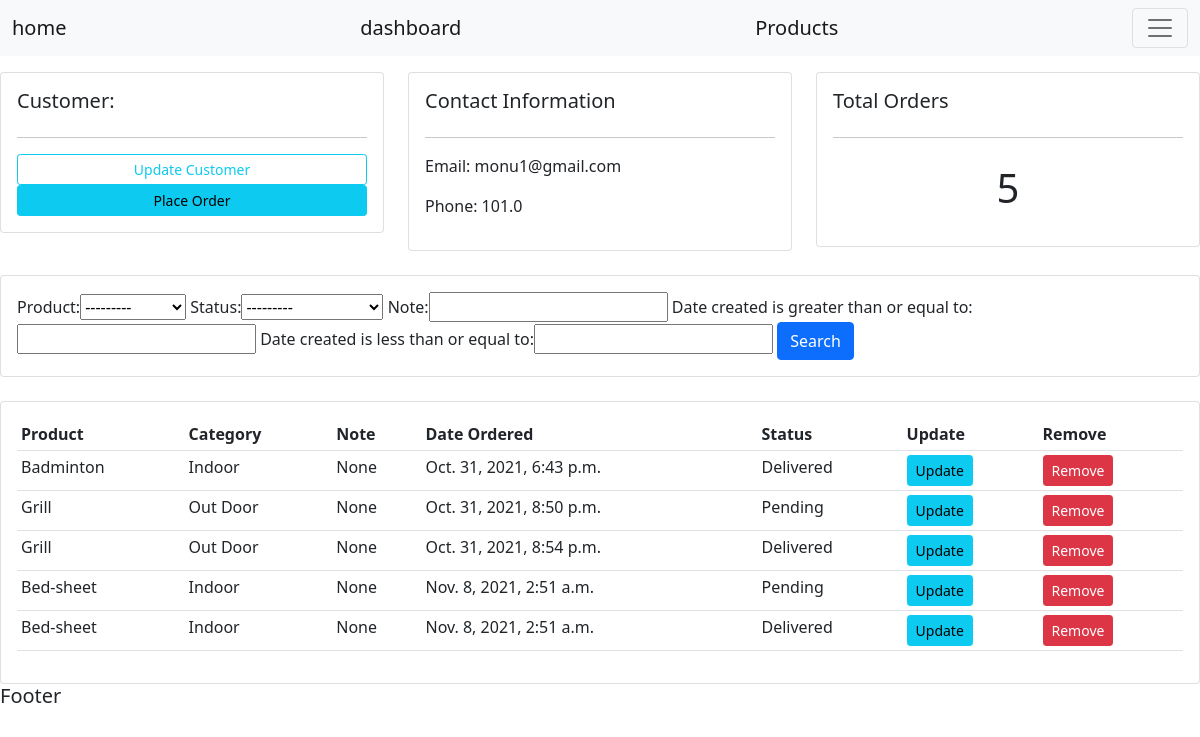
/customer/4/, run on the app's committed database.
### accounts/models.py (models this page shows, shortened)
class Customer(models.Model):
    name = models.CharField(max_length=300, null=True)
    email = models.EmailField(null=True, blank=True)
    phone = models.FloatField(null=True, blank=True)
    date_created = models.DateTimeField(auto_now_add=True)

class Order(models.Model):
    STATUS = (
        ('Pending', 'Pending'),
        ('Out for Delivery', 'Out for Delivery'),
        ('Delivered', 'Delivered'),
        )
    customer = models.ForeignKey(Customer, null=True, on_delete=models.SET_NULL)
    product = models.ForeignKey(Product, null=True, on_delete=models.SET_NULL)
    date_created = models.DateTimeField(auto_now_add=True)
    status = models.CharField(max_length=200, null=True , choices=STATUS)
    note = models.CharField(max_length=200, null=True )

class Product(models.Model):
    CATEGORY =(
                ('Indoor', 'Indoor'),
                ('Out Door', 'Outdoor'),
                )
    name = models.CharField(max_length=200, null=True)
    price = models.FloatField(null=True)
    category = models.CharField(max_length=200, null=True,  choices=CATEGORY)
    description = models.CharField(max_length=200, null=True, blank=True)
    date_created = models.DateTimeField(auto_now_add=True)
    tags = models.ManyToManyField(Tag)
    def __str__(self):
        return self.name

### accounts/views.py (the view)
# urls.py: path('customer/<str:pk_test>/', views.customers, name="customer"),
def customers(request, pk_test):
    customer = Customer.objects.get(id=pk_test)
    orders = customer.order_set.all()
    orders_count = orders.count()
    myFilter = OrderFilter(request.GET, queryset=orders)
    orders = myFilter.qs
    context = {'customer': customer , 'orders':orders,
               'orders_count': orders_count, 'myFilter':myFilter}
    return render(request, 'accounts/customers.html', context)

### accounts/templates/accounts/customers.html
{% extends 'accounts/base.html' %}
{% block content %}
    	<br>
<div class="row">
	<div class="col-md">
		<div class="card card-body">
			<h5>Customer:</h5>
			<hr>
			<a class="btn btn-outline-info  btn-sm btn-block" href="">Update Customer</a>
			<a class="btn btn-info  btn-sm btn-block" href="{% url 'create_order' customer.id %}">Place Order </a>
		</div>
	</div>
	<div class="col-md">
		<div class="card card-body">
			<h5>Contact Information</h5>
			<hr>
			<p>Email: {{customer.email}} </p>
			<p>Phone: {{customer.phone}} </p>
		</div>
	</div>
	<div class="col-md">
		<div class="card card-body">
			<h5>Total Orders</h5>
			<hr>
			<h1 style="text-align: center;padding: 10px">{{orders_count}}</h1>
		</div>
	</div>
</div>
<br>
<div class="row">
	<div class="col">
		<div class="card card-body">
			<form method="get">
				{{ myFilter.form}}
		    <button class="btn btn-primary" type="submit">Search</button>
		  </form>
		</div>
	</div>
</div>
<br>
<div class="row">
	<div class="col-md">
		<div class="card card-body">
			<table class="table table-sm">
				<tr>
					<th>Product</th>
					<th>Category</th>
					<th>Note</th>
					<th>Date Ordered</th>
					<th>Status</th>
					<th>Update</th>
					<th>Remove</th>
				</tr>
				{% for i in orders %}
					<tr>
						<td> {{i.product}}</td>
						<td> {{i.product.category}}</td>
						<td> {{i.note}}</td>
						<td> {{i.date_created}}</td>
						<td> {{i.status}}</td>
						<td> <a class="btn btn-sm btn-info" href="{% url 'update_order' i.id %}">Update</a> </td>
						<td> <a class="btn btn-sm btn-danger" href="{% url 'delete_order' i.id %}">Remove</a> </td>
					</tr>
				{% endfor%}
			</table>
		</div>
	</div>
</div>
{% endblock content %}

### data on the page
Customer: email "monu1@gmail.com", phone "101.0"
Order: product "Badminton", product.category "Indoor", note "None", date_created "Oct. 31, 2021, 6:43 p.m.", status "Delivered"
Order: product "Grill", product.category "Out Door", note "None", date_created "Oct. 31, 2021, 8:50 p.m.", status "Pending"
Order: product "Grill", product.category "Out Door", note "None", date_created "Oct. 31, 2021, 8:54 p.m.", status "Delivered"
Order: product "Bed-sheet", product.category "Indoor", note "None", date_created "Nov. 8, 2021, 2:51 a.m.", status "Pending"
Order: product "Bed-sheet", product.category "Indoor", note "None", date_created "Nov. 8, 2021, 2:51 a.m.", status "Delivered"

### other printed values
{{ orders_count }} "5"
